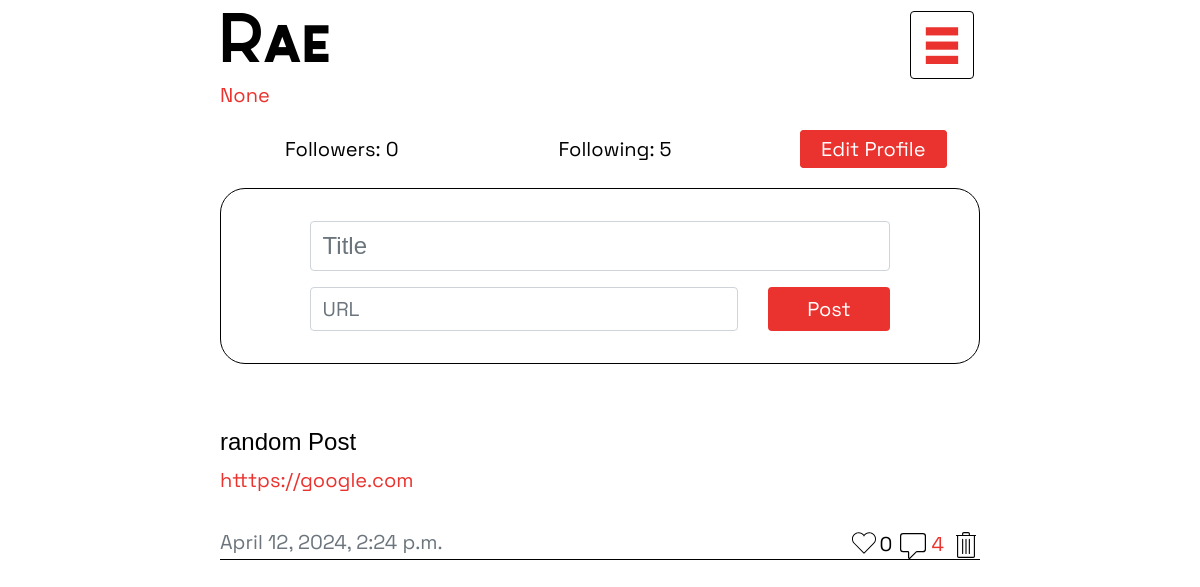
Page /Linkfeed/profile (signed in) on the committed database.
### Linkfeed/models.py (models this page shows, shortened)
class Profile(models.Model):
    user = models.OneToOneField(User, on_delete=models.CASCADE)
    follower = models.ManyToManyField(User, blank=True, related_name="follower_user")
    following = models.ManyToManyField(User, blank=True, related_name="following_user")
    link = models.URLField(blank=True, null=True)

class User(AbstractUser):
    pass

class Post(models.Model):
    user = models.ForeignKey(User, on_delete=models.CASCADE, related_name="posts")
    title = models.CharField(blank=True, max_length=255)
    body = models.URLField(blank=True, null=True)
    likes = models.ManyToManyField(User, related_name="blog_posts")
    timestamp = models.DateTimeField(auto_now_add=False, null=True)
    is_rss_feed_post = models.BooleanField(default=False)
    is_imported_rss_feed_post = models.BooleanField(default=False)
    imported_rss_feed = models.ForeignKey(ImportedRSSFeed, on_delete=models.SET_NULL, null=True, blank=True, related_name="posts")
    repost_count = models.IntegerField(default=0)  # New field for repost count
    def total_comments(self):
        return self.comments.count()
    def total_likes(self):
        return self.likes.count()

### Linkfeed/views.py (the view)
# urls.py: path('profile', views.current_user_profile, name='current_user_profile'),
def current_user_profile(request):
    if not request.user.is_authenticated:
        return HttpResponseRedirect(reverse("login"))
    else:
        try:
            posts = Post.objects.filter(user=request.user).order_by('-timestamp')
            profile = get_object_or_404(Profile, user=request.user)
            for post in posts:
                post.liked = post.likes.filter(id=request.user.id).exists()
            return render(request, "Linkfeed/profile.html", {"posts": posts, "profile": profile})
        except Http404:
            return render(request, "Linkfeed/profile.html", {"posts": posts, "profile": profile})

### Linkfeed/templates/Linkfeed/profile.html (shortened to what this page needs)
{% extends "Linkfeed/layouts.html" %}
{% load static %}
{% block body %}
<a href="{{profile.link}}">{{profile.link}}</a>
<div class="row my-4 d-flex justify-content-center align-items-center">
    <div class="col text-center aliing-items-center mx-5">
        <a id="followers-link" style="cursor: pointer;">Followers: {{ profile.follower.count }}</a>
    </div>
    <div class="col text-center mx-5">
        <a id="following-link" style="cursor: pointer;">Following: {{ profile.following.count }}</a>
    </div>
    <div class="col text-center mx-5 p-0">
        {% if profile.user.username == user.username %}
        <a href="#" class="follow-button" onclick="toggleEditProfilePopup()">Edit Profile</a>
        {% elif not following %}
        <a href="{% url 'follow_or_unfollow' profile.user.username %}" class="follow-button">Follow</a>
        {% endif %}
    </div>
</div>
{% if profile.user.username == user.username %}
<div class="create-post p-3">
    <form class="m-auto pt-3" id="create-post-form" method="post" action="{% url 'create_post' %}">
        <div class="post-title form-group">
            <input type="text" id="title-input" class="form-control" name="title" placeholder="Title">
        </div>
        <div class="row">
            <div class="col-9">
                <div class="post-body form-group">
                    <input type="url" id="body-input" class="form-control" name="body" placeholder="URL">
                </div>
            </div>
            <div class="col-3">
                <button type="submit" class="btn red-button" id="create-post-button">Post</button>
            </div>
        </div>
    </form>
</div>
{% endif %}
<div id="posts" class="mt-5">
    <div class="">
        {% for post in posts %}
        <div class="post">
            <a href="{{ post.body }}" target="_blank" class="wrapped-post-link">
                <div class="wrapped-post py-3">
                    <div class="">
                        <h4 class="post-title">{{ post.title }}</h4>
                        <p class="post-body">{{ post.body }}</p>
                    </div>
                </div>
            </a>
            <div class="row">
                <div class="col text-muted">
                    {{ post.timestamp }}
                </div>
                <div class="col post-actions d-flex justify-content-end align-items-end">
                    {% if post.liked %}
                    <img src="{% static 'Linkfeed/liked.svg' %}" alt="Like" class="like-svg" width="32" height="32" fill="black"
                        class="bi bi-heart" viewBox="0 0 32 32" onclick="likePost('{{ post.id }}')">
                    {% else %}
                    <img src="{% static 'Linkfeed/like.svg' %}" alt="Like" class="like-svg" width="32" height="32" fill="black"
                        class="bi bi-heart" viewBox="0 0 32 32" onclick="likePost('{{ post.id }}')">
                    {% endif%}
                    <span id="likeCount{{ post.id }}">{{ post.total_likes }}</span>
                    <a href="{% url 'post' post.id %}" class="px-2">
                        <img src="{% static 'Linkfeed/comment.svg' %}" alt="Comment" class="comment-svg" width="26" height="26"
                            fill="black" class="bi bi-chat" viewBox="0 0 32 32">
                        <span>{{post.total_comments}}</span>
                    </a>
                    <img id="delete-img" src="{% static 'Linkfeed/delete.svg' %}" alt="Delete" class="delete-btn" data-post-id="{{ post.id }}" width="28" height="28">
                </div>
            </div>
        </div>
        {% endfor %}
    </div>
</div>
{% endblock body %}

### Linkfeed/templates/Linkfeed/layouts.html (shortened to what this page needs)
{%load static %}
<html lang="en">
<head>
    <link href="https://stackpath.bootstrapcdn.com/bootstrap/4.5.2/css/bootstrap.min.css" rel="stylesheet">
    <link href="{% static 'Linkfeed/style.css' %}" rel="stylesheet">
    <link rel="stylesheet" href="https://cdnjs.cloudflare.com/ajax/libs/font-awesome/5.15.4/css/all.min.css" />
</head>
<body>
    <div class="user-profile-info">
        <div class="row">
            <div class="col-9">
                {% if request.resolver_match.url_name == 'current_user_profile' or request.resolver_match.url_name == 'profile' %}
                <h1 id="username-header" class="header">
                    <a href="{% url 'feed' profile.user.username %}">{{ profile.user.username }}</a>
                </h1>
                {% elif request.resolver_match.url_name == 'current_user_feed' or request.resolver_match.url_name == 'feed' %}
                <h1 id="username-header" class="header">
                    <a href="{% url 'profile' profile.user.username %}">{{ profile.user.username }}</a>
                </h1>
                {% else %}
                    <h1 id="username-header" class="header">
                        <a href="{% url 'landing' %}">Linkfeed</a>
                    </h1>
                {% endif %}
            </div>
            <div class="col-3 d-flex justify-content-end align-items-center">
                <button class="open-btn" id="open-btn" onclick="openNav()"><h1 id="nav-header" class="header">¬</h1></button>
            </div>
        </div>
    </div>
    {% block body %}
    {% endblock %}
</body>
</html>

### Linkfeed/static/Linkfeed/style.css (style rules this page uses)
html { scroll-behavior: smooth; }
body { max-width:40em; margin:0 auto; padding-right:1em; padding-left: 1em; font-family: Space, sans-serif; font-size:20px; line-height:30px; background-color:#fff; color:#000; font-weight: 300; overflow-y:scroll; }
h1,h2,h3,h4,dt,small,.small,dl#tweetlist dt,footer,label,#commentlist ol li cite,div.blogparent,input[type="submit"] { font-family: Nexa; font-weight:normal; font-style:normal; text-align:left; }
a { color: #EA322E; }
.red-button { background-color: #EA322E; color: white; font-size: 20px; }
.header { font-family: Sabado, sans-serif; font-size: 3.5em; padding-bottom: 10px; margin-bottom: 0px; margin-top: 10px; line-height: 80%; border-radius: .25rem; }
#nav-header { border: 1px solid black; padding-left: 12px; padding-right: 12px; }
#username-header a { color:#000; }
#open-btn { color: #EA322E; }
a.follow-button { border: 1px solid #EA322E; background-color: #EA322E; border-radius: .25rem; padding: 5px 20px 5px 20px; color: white; }
.create-post { border: 1px solid black; border-radius: 25px; }
#create-post-form { width: 80%; }
#title-input { font-size: 1.5rem; }
#body-input { font-size: 20px; }
#create-post-button { width: 100%; }
#posts { width: 100%; }
.wrapped-post-link { position: relative; z-index: 1; color: black; }
.post { border-bottom: 1px solid black; }
.post-title { font-family: Nexa, sans-serif; }
.post-body { z-index: 5; color:#EA322E; }

### Linkfeed/templates/Linkfeed/layouts.html (style rules this page uses)
#open-btn { background-color: transparent; border: transparent; }

### rows in the picture
Profile: user.username "Rae", link "None", follower.count "0", following.count "5"
Post: title "random Post", body "htttps://google.com", timestamp "April 12, 2024, 2:24 p.m.", total_likes "0", total_comments "4"
